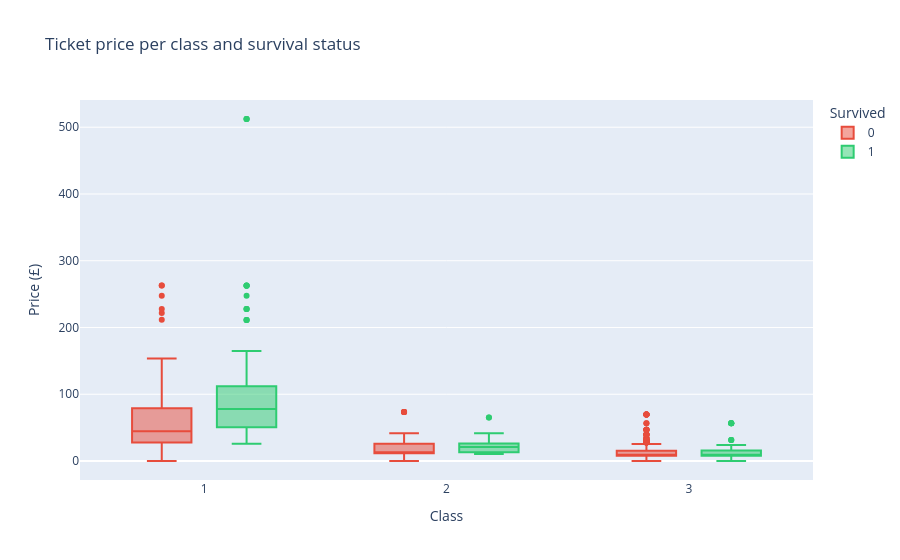

Write notebook code for a chart like this one.
### Markdown cell above
## Boxplot — `px.box`

### Code cell
fig = px.box(
    titanic,
    x="pclass",
    y="fare",
    color="survived",
    points="outliers",  # show outlier points
    title="Ticket price per class and survival status",
    labels={
        "pclass": "Class",
        "fare": "Price (£)",
        "survived": "Survived",
    },
    color_discrete_map={0: "#e74c3c", 1: "#2ecc71"},
)
fig.show()

### Figure 1 — Plotly figure (JSON) as saved in the notebook; plotly's stock layout.template omitted (floating-point values rounded to 4 significant figures; data arrays with more than 128 entries replaced by an {"elided": "..."} marker saying what was removed)
{"data": [{"alignmentgroup": "True", "boxpoints": "outliers", "hovertemplate": "Survived=0<br>Class=%{x}<br>Price (£)=%{y}<extra></extra>", "legendgroup": "0", "marker": {"color": "#e74c3c"}, "name": "0", "notched": false, "offsetgroup": "0", "orientation": "v", "showlegend": true, "type": "box", "x": {"elided": "549 int values"}, "x0": " ", "xaxis": "x", "y": {"elided": "549 float values"}, "y0": " ", "yaxis": "y"}, {"alignmentgroup": "True", "boxpoints": "outliers", "hovertemplate": "Survived=1<br>Class=%{x}<br>Price (£)=%{y}<extra></extra>", "legendgroup": "1", "marker": {"color": "#2ecc71"}, "name": "1", "notched": false, "offsetgroup": "1", "orientation": "v", "showlegend": true, "type": "box", "x": {"elided": "342 int values"}, "x0": " ", "xaxis": "x", "y": {"elided": "342 float values"}, "y0": " ", "yaxis": "y"}], "layout": {"boxmode": "group", "legend": {"title": {"text": "Survived"}, "tracegroupgap": 0}, "title": {"text": "Ticket price per class and survival status"}, "xaxis": {"anchor": "y", "domain": [0, 1], "title": {"text": "Class"}}, "yaxis": {"anchor": "x", "domain": [0, 1], "title": {"text": "Price (£)"}}}}
